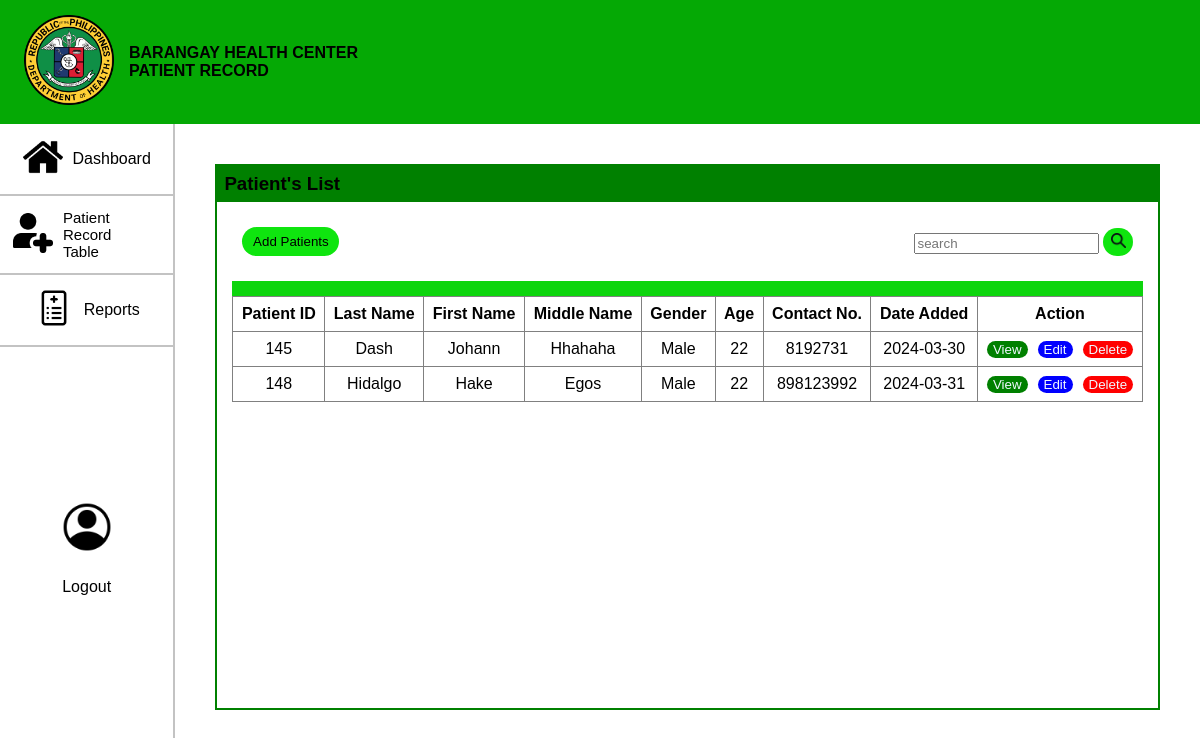
/patient-list.php, run on the app's committed database.
### tables this page shows
CREATE TABLE `patient_info` (
  `patient_id` int(15) NOT NULL,
  `patient_lname` varchar(300) NOT NULL,
  `patient_fname` varchar(300) NOT NULL,
  `patient_mname` varchar(300) NOT NULL,
  `patient_num` int(11) NOT NULL,
  `patient_address` varchar(300) NOT NULL,
  `patient_age` int(11) NOT NULL,
  `patient_bday` date NOT NULL,
  `patient_bplace` varchar(300) NOT NULL,
  `patient_cstatus` varchar(300) NOT NULL,
  `patient_gender` varchar(300) NOT NULL,
  `patient_religion` varchar(300) NOT NULL,
  `patient_occupation` varchar(300) NOT NULL,
  `patient_date` date NOT NULL,
  `complaint` varchar(300) NOT NULL,
  `exam` text NOT NULL,
  `history` text NOT NULL,
  `treatment` text NOT NULL,
  `allergies` text NOT NULL,
  `blood_pressure` int(11) NOT NULL,
  `respiratory` int(11) NOT NULL,
  `refill` int(11) NOT NULL,
  `temperature` int(11) NOT NULL,
  `weight1` int(11) NOT NULL,
  `pulse` int(11) NOT NULL,
  `physician` varchar(300) NOT NULL
);

### patient-list.php (the view, shortened to what this page needs)
<!DOCTYPE html>
<html lang="en">
<head>
    <link rel="stylesheet" href="patient-list-style.css">
</head>
<body>
    <div class="container">
        <div class="panel">
            <div><img src="DOH.png" height="90PX"></div>
            <h4>BARANGAY HEALTH CENTER<BR>PATIENT RECORD</h4>
        </div>
        <div class="panel">
            <a href="dash.php">
                <div><img src="dash.png" height="40px"></div>
                <div>Dashboard</div>
            </a>
        </div>
        <div class="panel">
            <a href="patient-list.php">
                <div><img src="patient.png" height="40px"></div>
                <div>Patient Record <br>Table</div>
            </a>
        </div>
        <div class="panel">
            <a href="report.php">
                <div><img src="report.png" height="40px"></div>
                <div>Reports</div>
            </a>
        </div>
        <div class="panel">
            <div>
                <a href="profile.php"><img src="account.png" height="50"></a>
            </div>
            <div>
                <a href="logout.php">
                    <div>Logout</div>
                </a>
            </div>
        </div>
        <div class="panel">
            <div class="title">
                <h3>Patient's List</h3>
            </div>
            <div class="add-search">
                <div>
                    <button onclick="addpatients()">Add Patients</button>
                </div>
                <div class="search1">
                    <input type="text" id="search" name="search" placeholder="search">
                    <button><img src="search (2).png" height="15px"></button>
                </div>
            </div>
        <div class="ta-container">
            <div class="head-ta">
            </div>
            <table>
                <thead>
                <tr>
                    <th>Patient ID</th>
                    <th>Last Name</th>
                    <th>First Name</th>
                    <th>Middle Name</th>
                    <th>Gender</th>
                    <th>Age</th>
                    <th>Contact No.</th>
                    <th>Date Added</th>
                    <th>Action</th>
                </tr>
                </thead>
                <tbody>
                <?php
                        $servername = "localhost";
                        $username = "root";
                        $password = "";
                        $dbname = "brghealth";
                        $conn = new mysqli($servername, $username, $password, $dbname);
                        $sql = "SELECT * FROM patient_info";
                        $result = $conn->query($sql);
                        if ($result->num_rows > 0) {
                            while($row = $result->fetch_assoc()) {
                                echo "<tr>";
                                echo "<td>".$row["patient_id"]."</td>";
                                echo "<td>".$row["patient_lname"]."</td>";
                                echo "<td>".$row["patient_fname"]."</td>";
                                echo "<td>".$row["patient_mname"]."</td>";
                                echo "<td>".$row["patient_gender"]."</td>";
                                echo "<td>".$row["patient_age"]."</td>";
                                echo "<td>".$row["patient_num"]."</td>";
                                echo "<td>".$row["patient_date"]."</td>";
                                echo "<td>";
                                echo "<button class='view-button' onclick='viewPatient(" . $row['patient_id'] . ")'>View</button>";
                                echo "<button class='edit-button' onclick='editPatient(" . $row['patient_id'] . ")'>Edit</button>";
                                echo "<button class='delete-button' onclick='deletePatient(" . $row['patient_id'] . ")'>Delete</button>";
                                echo "</td>";
                                echo "</tr>";
                            }
                        }
                        ?>
                </tbody>
               </table>
        </div>
        </div>
    </div>
</body>
</html>

### patient-list-style.css (style rules this page uses)
body { margin: 0; font-family: Arial, Helvetica, sans-serif; min-height: 100vh; }
.container { display: grid; grid-template-columns: repeat(30, 30px,100%); }
.panel:first-child { background-color: rgb(5, 169, 5); display: flex; align-items: center; gap: 15px; padding: 15px 2%; grid-column: 1/31; }
.panel a { display: flex; align-items: center; text-decoration: none; gap: 10px; padding: 13px; color: black; }
.panel:nth-child(2) { display: flex; justify-content: center; border-right: 2px solid rgba(0, 0, 0, 0.236); border-bottom: 2px solid rgba(0, 0, 0, 0.236); grid-column: 1/2; }
.panel:nth-child(3) { font-size: 15px; display: flex; justify-content: center; border-right: 2px solid rgba(0, 0, 0, 0.236); border-bottom: 2px solid rgba(0, 0, 0, 0.236); grid-column: 1/2; }
.panel:nth-child(4) { display: flex; justify-content: center; border-right: 2px solid rgba(0, 0, 0, 0.236); border-bottom: 2px solid rgba(0, 0, 0, 0.236); grid-column: 1/2; }
.panel:nth-child(5) { display: flex; flex-direction: column; justify-content: center; align-items: center; border-right: 2px solid rgba(0, 0, 0, 0.236); grid-column: 1/2; grid-row: 5/6; height: 403px; }
.panel:nth-child(6) { margin-top: 40px; margin-bottom: 40px; margin-left: 40px; margin-right: 40px ; border: 2px solid green; grid-column: 3/30; grid-row: 2/6; }
.title h3 { margin: 0; background-color: green; padding: 7px; }
.add-search { display: flex; padding: 25px ; justify-content: space-between; align-items: center; }
.add-search button { background-color: rgb(15, 229, 15); width: 97px; padding: 7px; border-radius: 15px; border-style: none; cursor: pointer; }
.search1 button { padding: 5px; width: 30px; }
table { border-collapse: collapse; margin-right: 10px; width: 100%; }
th,td { border: 1px solid gray; text-align: center; padding: 8px; }
td button { border-radius: 10px; border: none; cursor: pointer; }
.ta-container { padding-left: 15px ; padding-right: 15px; }
.head-ta { background-color: rgb(13, 213, 13); height: 15px; }
.view-button { color: aliceblue; background-color: green; cursor: pointer; }
.edit-button { color: aliceblue; background-color: blue; }
.delete-button { background-color: red; color: aliceblue; }

### data on the page
patient_info: patient_id "145", patient_lname "Dash", patient_fname "Johann", patient_mname "Hhahaha", patient_gender "Male", patient_age "22", patient_num "8192731", patient_date "2024-03-30"
patient_info: patient_id "148", patient_lname "Hidalgo", patient_fname "Hake", patient_mname "Egos", patient_gender "Male", patient_age "22", patient_num "898123992", patient_date "2024-03-31"
